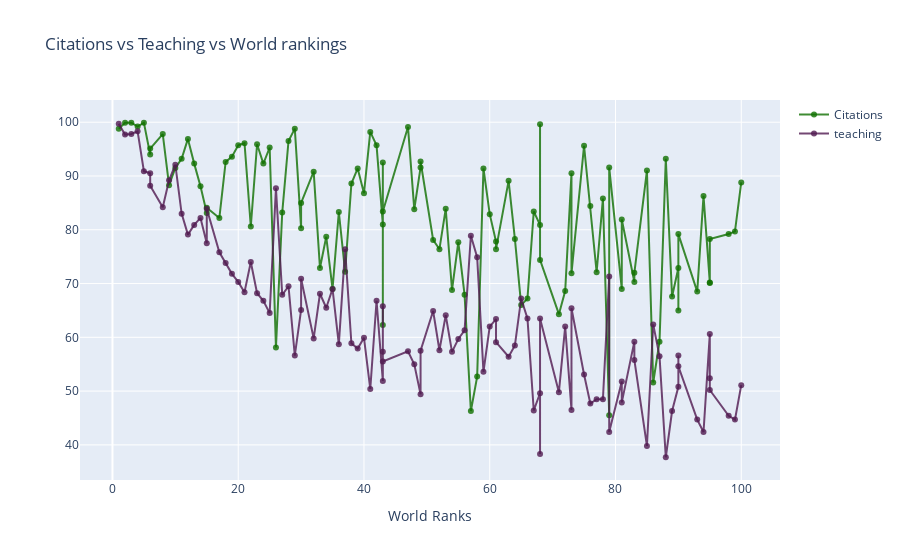

Here is the notebook cell this chart was saved with:
### Code cell
trace1= go.Scatter(
            x=d.world_rank,
            y=d.citations,
            mode="lines+markers",
            marker= dict(color='rgba(16,112,0,0.8)'),
            name="Citations",
            text=d.university_name
)
trace2=go.Scatter(
            x=d.world_rank,
            y=d.teaching,
            mode="lines+markers",
            marker= dict(color='rgba(80,26,80,0.8)'),
    name="teaching",
            text=d.university_name
)
data=[trace1,trace2]
layout=dict(title="Citations vs Teaching vs World rankings",
           xaxis=dict(title="World Ranks"))
fig=dict(data=data,layout=layout)
iplot(fig)

### Figure 1 — Plotly figure (JSON) as saved in the notebook; plotly's stock layout.template omitted (floating-point values rounded to 4 significant figures)
{"data": [{"marker": {"color": "rgba(16,112,0,0.8)"}, "mode": "lines+markers", "name": "Citations", "text": ["Harvard University", "California Institute of Technology", "Massachusetts Institute of Technology", "Stanford University", "Princeton University", "University of Cambridge", "University of Oxford", "University of California, Berkeley", "Imperial College London", "Yale University", "University of California, Los Angeles", "University of Chicago", "Johns Hopkins University", "Cornell University", "ETH Zurich – Swiss Federal Institute of Technology Zurich", "University of Michigan", "University of Toronto", "Columbia University", "University of Pennsylvania", "Carnegie Mellon University", "University of Hong Kong", "University College London", "University of Washington", "Duke University", "Northwestern University", "University of Tokyo", "Georgia Institute of Technology", "Pohang University of Science and Technology", "University of California, Santa Barbara", "University of British Columbia", "University of North Carolina at Chapel Hill", "University of California, San Diego", "University of Illinois at Urbana-Champaign", "National University of Singapore", "McGill University", "University of Melbourne", "Peking University", "Washington University in St Louis", "École Polytechnique", "University of Edinburgh", "Hong Kong University of Science and Technology", "École Normale Supérieure", "Australian National University", "Karolinska Institute", "University of Göttingen", "University of Wisconsin", "Rice University", "École Polytechnique Fédérale de Lausanne", "University of California, Irvine", "University of Science and Technology of China", "Vanderbilt University", "University of Minnesota", "Tufts University", "University of California, Davis", "Brown University", "University of Massachusetts", "Kyoto University", "Tsinghua University", "Boston University", "New York University", "Emory University", "LMU Munich", "University of Notre Dame", "University of Pittsburgh", "Case Western Reserve University", "Ohio State University", "University of Colorado Boulder", "University of Bristol", "University of California, Santa Cruz", "Yeshiva University", "University of Sydney", "University of Virginia", "University of Adelaide", "University of Southern California", "William & Mary", "Trinity College Dublin", "King’s College London", "Stony Brook University", "Korea Advanced Institute of Science and Technology (KAIST)", "University of Sussex", "The University of Queensland", "University of York", "Heidelberg University", "University of Utah", "Durham University", "London School of Economics and Political Science", "University of Manchester", "Royal Holloway, University of London", "Lund University", "University of Southampton", "University of Zurich", "Wake Forest University", "McMaster University", "University College Dublin", "George Washington University", "University of Arizona", "University of Basel", "University of Maryland, College Park", "Dartmouth College", "École Normale Supérieure de Lyon"], "type": "scatter", "x": ["1", "2", "3", "4", "5", "6", "6", "8", "9", "10", "11", "12", "13", "14", "15", "15", "17", "18", "19", "20", "21", "22", "23", "24", "25", "26", "27", "28", "29", "30", "30", "32", "33", "34", "35", "36", "37", "38", "39", "40", "41", "42", "43", "43", "43", "43", "47", "48", "49", "49", "51", "52", "53", "54", "55", "56", "57", "58", "59", "60", "61", "61", "63", "64", "65", "66", "67", "68", "68", "68", "71", "72", "73", "73", "75", "76", "77", "78", "79", "79", "81", "81", "83", "83", "85", "86", "87", "88", "89", "90", "90", "90", "93", "94", "95", "95", "95", "98", "99", "100"], "y": [98.8, 99.9, 99.9, 99.2, 99.9, 94, 95.1, 97.8, 88.3, 91.5, 93.2, 96.9, 92.3, 88.1, 83.1, 84.1, 82.2, 92.6, 93.6, 95.7, 96.1, 80.6, 95.9, 92.3, 95.3, 58.1, 83.2, 96.5, 98.8, 80.3, 85, 90.8, 72.9, 78.7, 69, 83.3, 72.2, 88.6, 91.4, 86.8, 98.2, 95.7, 81, 62.3, 92.5, 83.4, 99.1, 83.8, 91.6, 92.7, 78.1, 76.4, 83.9, 68.8, 77.7, 67.9, 46.3, 52.7, 91.4, 82.9, 77.8, 76.4, 89.1, 78.3, 66, 67.2, 83.4, 80.9, 99.6, 74.4, 64.3, 68.6, 90.5, 71.9, 95.6, 84.4, 72.1, 85.8, 45.5, 91.6, 69, 81.9, 70.3, 72, 91, 51.6, 59.2, 93.2, 67.6, 72.9, 65, 79.2, 68.5, 86.3, 70.2, 70.1, 78.3, 79.2, 79.7, 88.8]}, {"marker": {"color": "rgba(80,26,80,0.8)"}, "mode": "lines+markers", "name": "teaching", "text": ["Harvard University", "California Institute of Technology", "Massachusetts Institute of Technology", "Stanford University", "Princeton University", "University of Cambridge", "University of Oxford", "University of California, Berkeley", "Imperial College London", "Yale University", "University of California, Los Angeles", "University of Chicago", "Johns Hopkins University", "Cornell University", "ETH Zurich – Swiss Federal Institute of Technology Zurich", "University of Michigan", "University of Toronto", "Columbia University", "University of Pennsylvania", "Carnegie Mellon University", "University of Hong Kong", "University College London", "University of Washington", "Duke University", "Northwestern University", "University of Tokyo", "Georgia Institute of Technology", "Pohang University of Science and Technology", "University of California, Santa Barbara", "University of British Columbia", "University of North Carolina at Chapel Hill", "University of California, San Diego", "University of Illinois at Urbana-Champaign", "National University of Singapore", "McGill University", "University of Melbourne", "Peking University", "Washington University in St Louis", "École Polytechnique", "University of Edinburgh", "Hong Kong University of Science and Technology", "École Normale Supérieure", "Australian National University", "Karolinska Institute", "University of Göttingen", "University of Wisconsin", "Rice University", "École Polytechnique Fédérale de Lausanne", "University of California, Irvine", "University of Science and Technology of China", "Vanderbilt University", "University of Minnesota", "Tufts University", "University of California, Davis", "Brown University", "University of Massachusetts", "Kyoto University", "Tsinghua University", "Boston University", "New York University", "Emory University", "LMU Munich", "University of Notre Dame", "University of Pittsburgh", "Case Western Reserve University", "Ohio State University", "University of Colorado Boulder", "University of Bristol", "University of California, Santa Cruz", "Yeshiva University", "University of Sydney", "University of Virginia", "University of Adelaide", "University of Southern California", "William & Mary", "Trinity College Dublin", "King’s College London", "Stony Brook University", "Korea Advanced Institute of Science and Technology (KAIST)", "University of Sussex", "The University of Queensland", "University of York", "Heidelberg University", "University of Utah", "Durham University", "London School of Economics and Political Science", "University of Manchester", "Royal Holloway, University of London", "Lund University", "University of Southampton", "University of Zurich", "Wake Forest University", "McMaster University", "University College Dublin", "George Washington University", "University of Arizona", "University of Basel", "University of Maryland, College Park", "Dartmouth College", "École Normale Supérieure de Lyon"], "type": "scatter", "x": ["1", "2", "3", "4", "5", "6", "6", "8", "9", "10", "11", "12", "13", "14", "15", "15", "17", "18", "19", "20", "21", "22", "23", "24", "25", "26", "27", "28", "29", "30", "30", "32", "33", "34", "35", "36", "37", "38", "39", "40", "41", "42", "43", "43", "43", "43", "47", "48", "49", "49", "51", "52", "53", "54", "55", "56", "57", "58", "59", "60", "61", "61", "63", "64", "65", "66", "67", "68", "68", "68", "71", "72", "73", "73", "75", "76", "77", "78", "79", "79", "81", "81", "83", "83", "85", "86", "87", "88", "89", "90", "90", "90", "93", "94", "95", "95", "95", "98", "99", "100"], "y": [99.7, 97.7, 97.8, 98.3, 90.9, 90.5, 88.2, 84.2, 89.2, 92.1, 83, 79.1, 80.9, 82.2, 77.5, 83.9, 75.8, 73.8, 71.8, 70.3, 68.4, 74, 68.2, 66.8, 64.5, 87.7, 67.9, 69.5, 56.6, 65.1, 70.9, 59.8, 68.1, 65.5, 69, 58.7, 76.4, 58.9, 57.9, 59.9, 50.4, 66.8, 51.9, 65.8, 57.3, 55.5, 57.4, 55, 49.4, 57.5, 64.9, 57.6, 64.1, 57.3, 59.7, 61.3, 78.9, 74.9, 53.6, 62, 63.4, 59.1, 56.4, 58.5, 67.2, 63.5, 46.4, 49.6, 38.3, 63.5, 49.8, 62, 46.5, 65.4, 53.1, 47.7, 48.5, 48.5, 71.3, 42.4, 51.8, 47.9, 59.2, 55.8, 39.8, 62.4, 56.5, 37.7, 46.3, 50.8, 56.6, 54.6, 44.7, 42.4, 60.6, 52.4, 50.2, 45.4, 44.7, 51.1]}], "layout": {"title": {"text": "Citations vs Teaching vs World rankings"}, "xaxis": {"title": {"text": "World Ranks"}}}}
